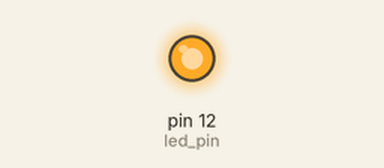
This sketch was run on a simulated Arduino Uno, built with avr-gcc and run on an emulated ATmega328P. On the bench: output pins drawn as LEDs (lit = HIGH).

Above: at 0.1 s.
At 19.1 s:
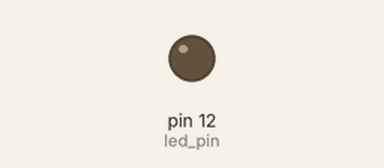
Timing chart, 0 to 20.6 s (numbered marks = the images above):
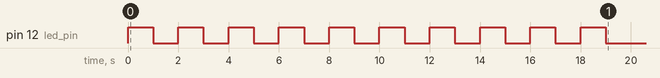

The sketch:

sketch.ino
```cpp
int led_pin= 12;

void setup() {
  pinMode (led_pin, OUTPUT);
  for(int i=0;i<10;i++) {
   digitalWrite (led_pin, HIGH);
   delay(1000);
   digitalWrite (led_pin, LOW);
   delay(1000);
 }
}

void loop() {
 // Empty loop so LED stays OFF after 10 blinks
}
```
